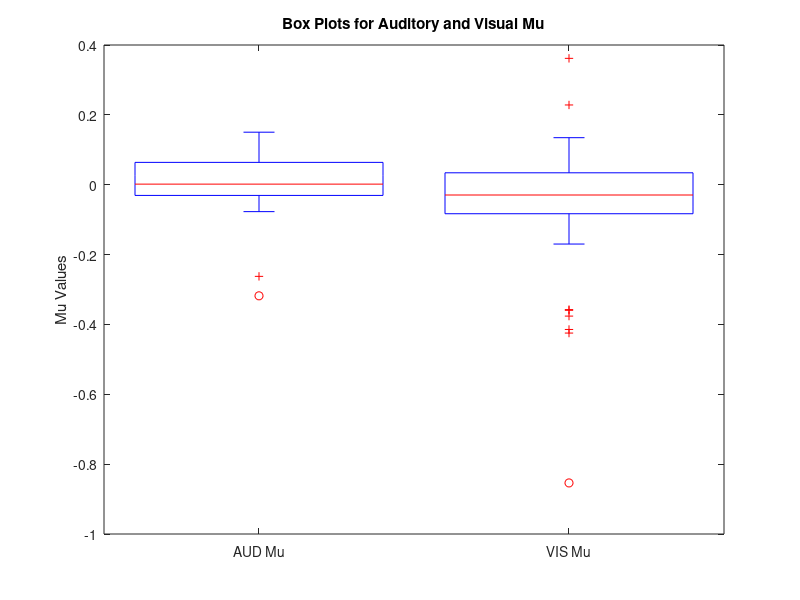

Write MATLAB code to recreate this figure. (Note: this script raises an error after producing the figure.)
clear;
close all;
clc;

% Data for Mu
AUD_Mu = [-0.059071
-0.020995
-0.049343
0.094183
-0.015137
0.041355
-0.032411
-0.056358
0.13552
0.024868
0.077716
-0.0044432
-0.077071
-0.06862
0.12534
0.11273
0.15039
-0.0029127
0.010428
0.12007
-0.02273
-0.025283
0.067933
0.035544
0.017471
-0.023554
-0.041634
-0.31807
0.006293
-0.26239
0.087785
-0.021117
0.01799
0.052081];
VIS_Mu = [-0.030555
0.093494
0.057849
-0.11091
-0.065507
-0.41443
0.019286
-0.07493
0.12361
-0.42472
-0.059854
-0.037207
-0.070533
-0.3596
-0.011491
0.039617
-0.00069259
-0.85377
-0.010512
0.016491
-0.085804
-0.014681
-0.35751
-0.037279
0.075679
0.038463
-0.044429
-0.028354
0.021066
-0.37613
0.22833
0.13465
0.36179
-0.16985];

meanAUD_Mu = mean(AUD_Mu); medianAUD_Mu = median(AUD_Mu);
meanVIS_Mu = mean(VIS_Mu); medianVIS_Mu = median(VIS_Mu);

% Combine into a single matrix
mu_data = [AUD_Mu, VIS_Mu];

% Create box plots for Mu data
figure;
h = boxplot(mu_data, 'Labels', {'AUD Mu', 'VIS Mu'});
title('Box Plots for Auditory and Visual Mu');
ylabel('Mu Values');

% Color the boxes
set(h, {'linew'}, {2});
colors = {'b', 'r'}; % Red for AUD, Blue for VIS
h = findobj(gca, 'Tag', 'Box');
for j = 1:length(h)
   patch(get(h(j), 'XData'), get(h(j), 'YData'), colors{j}, 'FaceAlpha', 0.5);
end

% Add individual data points for Mu
hold on;
scatter(ones(size(AUD_Mu)), AUD_Mu, 'r', 'filled', 'SizeData', 70);
scatter(2 * ones(size(VIS_Mu)), VIS_Mu, 'b', 'filled', 'SizeData', 70);

% Connect corresponding column values with a line for Mu
for i = 1:length(AUD_Mu)
    plot([1, 2], [AUD_Mu(i), VIS_Mu(i)], 'k-', 'LineWidth', 1.5); % Thicker black line
end

hold off;
grid on;
set(gca, 'XTickLabelRotation', 45);
set(findall(gcf, '-property', 'FontSize'), 'FontSize', 24)

% Run a paired ttest on data to test for significant difference
[h_mu, p_mu] = ttest(AUD_Mu, VIS_Mu);
fprintf('Paired t-test = %d\n', h_mu);
fprintf('Sensitivity Comparison - p-value: %f\n', p_mu);

% Add significance indicator if significant
if h_mu == 1  % If test indicates significance
    ylims = get(gca, 'YLim');
    text(1.5, ylims(2)-0.3, '*', 'FontSize', 44, 'HorizontalAlignment', 'center'); % Place asterisk
    % Draw line
    %line([1,2], [ylims(2)-0.5, ylims(2)-0.5], 'Color', 'k'); % Adjust line position as needed
end
